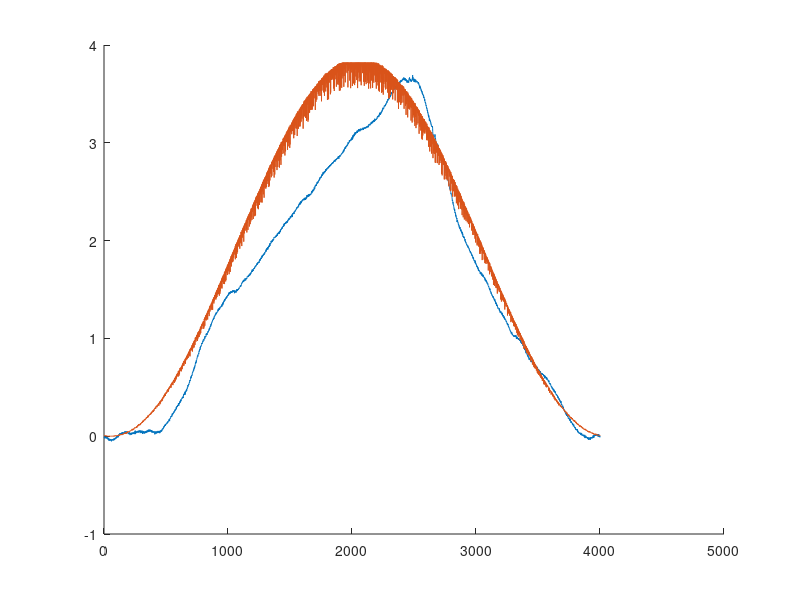

The MATLAB script that drew this image:
clear;
clc;

p7mvcdf = load('Patient7_MVC_DF.txt');
p7df25 = load('PatNo7_VR_AnklePosNeutral_DF_0-25Hz.txt');

p7df_m = p7df25(:,1);
p7df_ref = p7df25(:,2);

serial2lbs_bipolar = 125/2048;
lbs2NmAt15cm = 4.448*.15;

n = 1;
for i = 1:16
   
    df(:,i) = p7df_m(n:4000+n);
    n = n + 4000;
    
end

dfm = mean(df,2);

mvcdf1 = max(p7mvcdf(5500:9500));
mvcdf2 = max(p7mvcdf(25500:29500));
mvcdf3 = max(p7mvcdf(45500:49500));

mvcdfSerial = max([mvcdf1, mvcdf2, mvcdf3]);
mvcdf_Nm = abs(mvcdfSerial)*serial2lbs_bipolar*lbs2NmAt15cm;

refsig = p7df_ref(1:4001);
refsigser2Nm = mvcdf_Nm/4096*0.2;

ref = refsig*refsigser2Nm;

hold on;
plot(dfm*serial2lbs_bipolar*lbs2NmAt15cm+8.25);
plot(ref);








